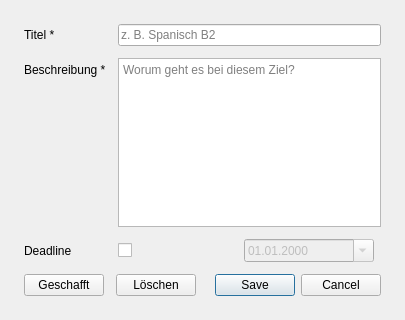
<?xml version="1.0" encoding="UTF-8"?>
<ui version="4.0">
 <class>GoalDialog</class>
 <widget class="QDialog" name="GoalDialog">
  <property name="geometry">
   <rect>
    <x>0</x>
    <y>0</y>
    <width>400</width>
    <height>320</height>
   </rect>
  </property>
  <property name="windowTitle">
   <string>Neues Ziel</string>
  </property>
  <layout class="QVBoxLayout" name="verticalLayout">
   <property name="spacing">
    <number>12</number>
   </property>
   <property name="leftMargin">
    <number>24</number>
   </property>
   <property name="topMargin">
    <number>24</number>
   </property>
   <property name="rightMargin">
    <number>24</number>
   </property>
   <property name="bottomMargin">
    <number>24</number>
   </property>
   <item>
    <layout class="QFormLayout" name="formLayout">
     <property name="horizontalSpacing">
      <number>12</number>
     </property>
     <property name="verticalSpacing">
      <number>12</number>
     </property>
     <item row="0" column="0">
      <widget class="QLabel" name="titleLabel">
       <property name="text">
        <string>Titel *</string>
       </property>
      </widget>
     </item>
     <item row="0" column="1">
      <widget class="QLineEdit" name="titleLineEdit">
       <property name="placeholderText">
        <string>z. B. Spanisch B2</string>
       </property>
      </widget>
     </item>
     <item row="1" column="0">
      <widget class="QLabel" name="descriptionLabel">
       <property name="text">
        <string>Beschreibung *</string>
       </property>
      </widget>
     </item>
     <item row="1" column="1">
      <widget class="QPlainTextEdit" name="descriptionTextEdit">
       <property name="minimumSize">
        <size>
         <width>0</width>
         <height>64</height>
        </size>
       </property>
       <property name="placeholderText">
        <string>Worum geht es bei diesem Ziel?</string>
       </property>
      </widget>
     </item>
     <item row="2" column="0">
      <widget class="QLabel" name="deadlineLabel">
       <property name="text">
        <string>Deadline</string>
       </property>
      </widget>
     </item>
     <item row="2" column="1">
      <layout class="QHBoxLayout" name="deadlineRow">
       <item>
        <widget class="QCheckBox" name="hasDeadlineCheckBox">
         <property name="text">
          <string/>
         </property>
        </widget>
       </item>
       <item>
        <widget class="QDateEdit" name="deadlineDateEdit">
         <property name="enabled">
          <bool>false</bool>
         </property>
         <property name="minimumSize">
          <size>
           <width>130</width>
           <height>0</height>
          </size>
         </property>
         <property name="calendarPopup">
          <bool>true</bool>
         </property>
         <property name="displayFormat">
          <string>dd.MM.yyyy</string>
         </property>
        </widget>
       </item>
       <item>
        <spacer name="deadlineRowSpacer">
         <property name="orientation">
          <enum>Qt::Orientation::Horizontal</enum>
         </property>
        </spacer>
       </item>
      </layout>
     </item>
    </layout>
   </item>
   <item>
    <spacer name="verticalSpacer">
     <property name="orientation">
      <enum>Qt::Orientation::Vertical</enum>
     </property>
     <property name="sizeHint" stdset="0">
      <size>
       <width>20</width>
       <height>10</height>
      </size>
     </property>
    </spacer>
   </item>
   <!-- Untere Button-Leiste: Status/Löschen links (nur im Bearbeiten-Modus
        sichtbar) | Abbrechen + Erstellen/Speichern rechts -->
   <item>
    <layout class="QHBoxLayout" name="bottomButtonLayout">
     <item>
      <widget class="QPushButton" name="statusButton">
       <property name="text">
        <string>Geschafft</string>
       </property>
      </widget>
     </item>
     <item>
      <widget class="QPushButton" name="deleteButton">
       <property name="text">
        <string>Löschen</string>
       </property>
      </widget>
     </item>
     <item>
      <spacer name="bottomButtonSpacer">
       <property name="orientation">
        <enum>Qt::Orientation::Horizontal</enum>
       </property>
      </spacer>
     </item>
     <item>
      <widget class="QDialogButtonBox" name="buttonBox">
       <property name="orientation">
        <enum>Qt::Orientation::Horizontal</enum>
       </property>
       <property name="standardButtons">
        <set>QDialogButtonBox::StandardButton::Cancel|QDialogButtonBox::StandardButton::Save</set>
       </property>
      </widget>
     </item>
    </layout>
   </item>
  </layout>
 </widget>
 <tabstops>
  <tabstop>titleLineEdit</tabstop>
  <tabstop>descriptionTextEdit</tabstop>
  <tabstop>hasDeadlineCheckBox</tabstop>
  <tabstop>deadlineDateEdit</tabstop>
 </tabstops>
 <resources/>
 <connections>
  <connection>
   <sender>buttonBox</sender>
   <signal>accepted()</signal>
   <receiver>GoalDialog</receiver>
   <slot>accept()</slot>
   <hints>
    <hint type="sourcelabel">
     <x>248</x>
     <y>299</y>
    </hint>
    <hint type="destinationlabel">
     <x>157</x>
     <y>159</y>
    </hint>
   </hints>
  </connection>
  <connection>
   <sender>buttonBox</sender>
   <signal>rejected()</signal>
   <receiver>GoalDialog</receiver>
   <slot>reject()</slot>
   <hints>
    <hint type="sourcelabel">
     <x>316</x>
     <y>299</y>
    </hint>
    <hint type="destinationlabel">
     <x>286</x>
     <y>159</y>
    </hint>
   </hints>
  </connection>
  <connection>
   <sender>hasDeadlineCheckBox</sender>
   <signal>toggled(bool)</signal>
   <receiver>deadlineDateEdit</receiver>
   <slot>setEnabled(bool)</slot>
   <hints>
    <hint type="sourcelabel">
     <x>20</x>
     <y>219</y>
    </hint>
    <hint type="destinationlabel">
     <x>120</x>
     <y>219</y>
    </hint>
   </hints>
  </connection>
 </connections>
</ui>
